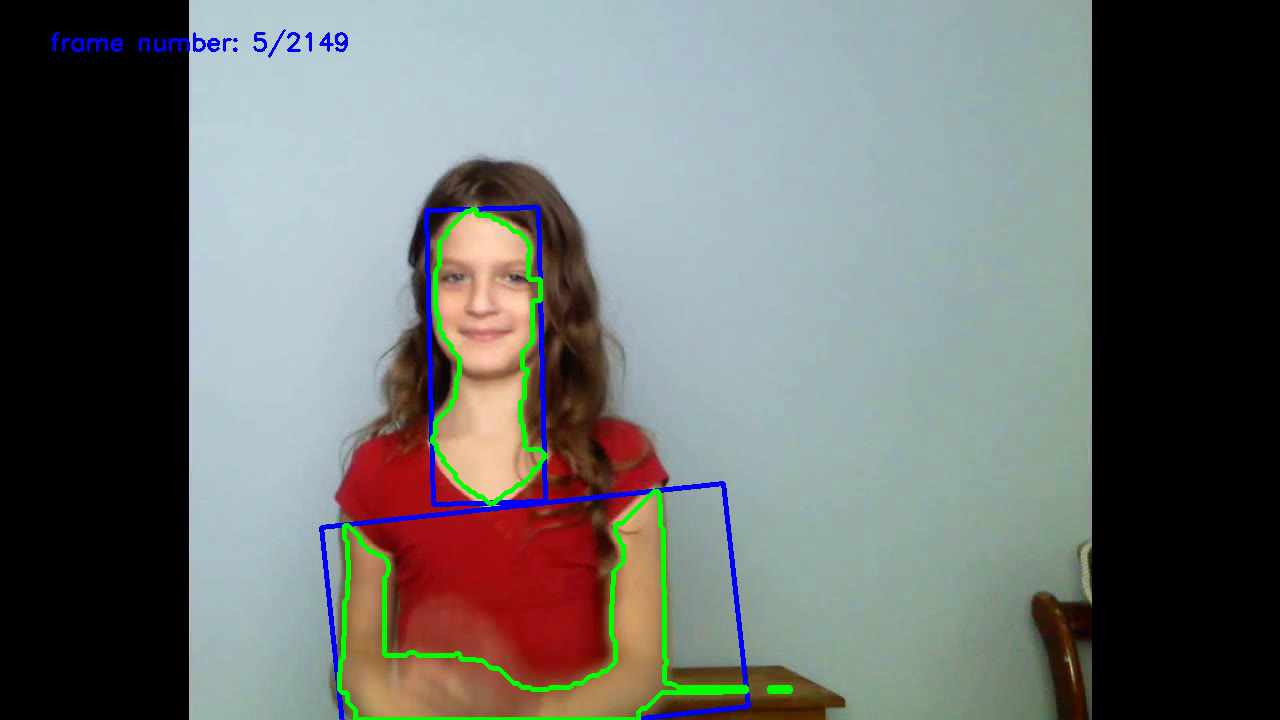
#> input picture frame 4 of outpy.avi, 1280 x 720 px, given in place of cute little girl waving.mp4, which was not available
$ python contoursRemove.py
#> lines starting #> are read from the running program, lines starting #| are printed output that depends on the picture; after the words box and inside, x2 and y2 are one past the last pixel; in counts of white or black regions, pixels touching at a corner belong together; pictures that were not available may be replaced by others from this repository, and a replacement may not be noted

import sys
import numpy as np
import cv2
import copy
import matplotlib.pyplot as plt


class Enums:
    posValue = 255
    negValue = 0
    kernelSize = int(4)
    zero = 0
    full = kernelSize*kernelSize*posValue


# paper Face Segmentation Using Skin-Color Map in Videophone Applications by Chai and Ngan
skin_ycrcb_mint = np.array((80, 133, 77))
skin_ycrcb_maxt = np.array((255, 173, 127))


def main():

    font = cv2.FONT_HERSHEY_SIMPLEX  # font
    frame_number = 0  # holds current number

    # load video file
    cap = cv2.VideoCapture('assets/cute little girl waving.mp4')

    # out = cv2.VideoWriter('outpy.avi', cv2.VideoWriter_fourcc(
    #     'M', 'J', 'P', 'G'), 10, (int(cap.get(3)), int(cap.get(4))))

    # total frames
    total_frames = int(cap.get(cv2.CAP_PROP_FRAME_COUNT))

    while cap.isOpened():
        _, frame = cap.read()
#> frame is the input picture: shape (720, 1280, 3); mean B, G, R 108.4, 110.3, 107.1
        frame_number += 1

        im_ycrcb = cv2.cvtColor(frame, cv2.COLOR_BGR2YCR_CB)
#> im_ycrcb: shape (720, 1280, 3); mean of channels 0, 1, 2 109, 126.5, 127.5

        binaryImage = cv2.inRange(im_ycrcb, skin_ycrcb_mint, skin_ycrcb_maxt)
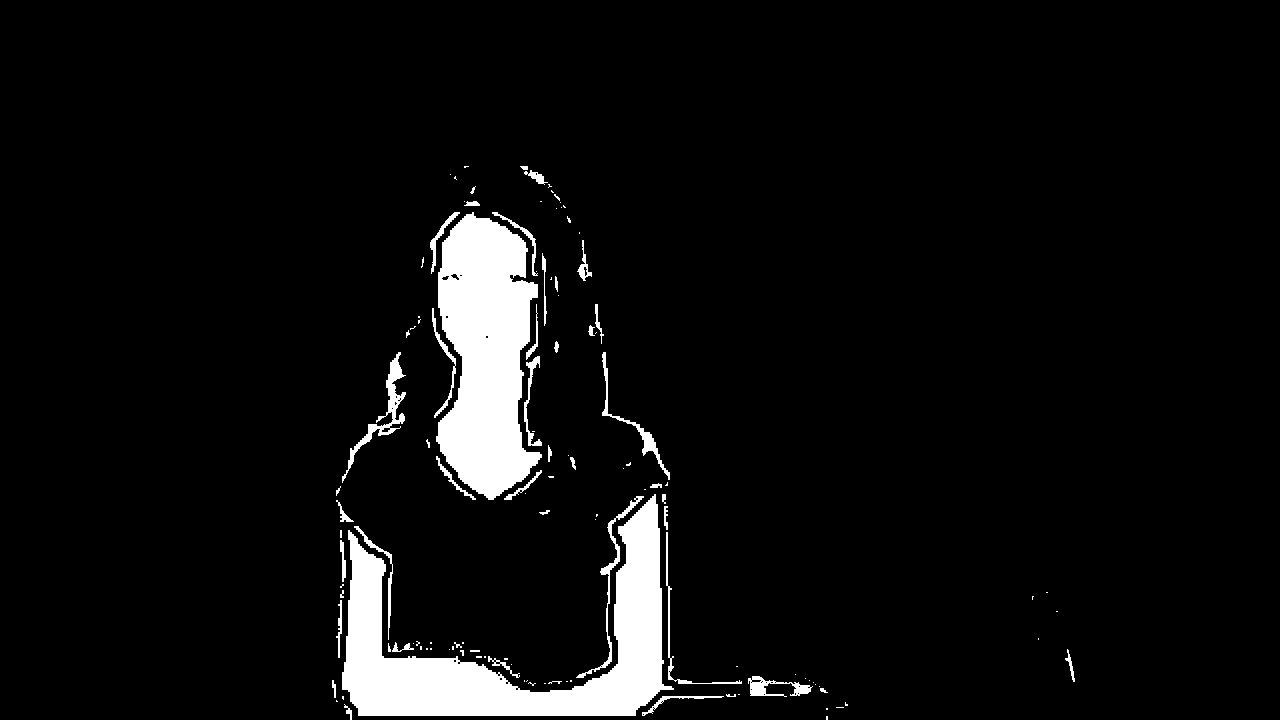
#> binaryImage: shape (720, 1280); 5.8% white; 122 white regions (75 under 20 px), largest, box (x1, y1, x2, y2) and area: (342, 494, 674, 716) 24408, (436, 212, 542, 500) 20750, (342, 352, 406, 483) 1183
        kernel2 = np.ones((5, 5), np.uint8)
        erosion = cv2.erode(binaryImage, kernel2, iterations=2)
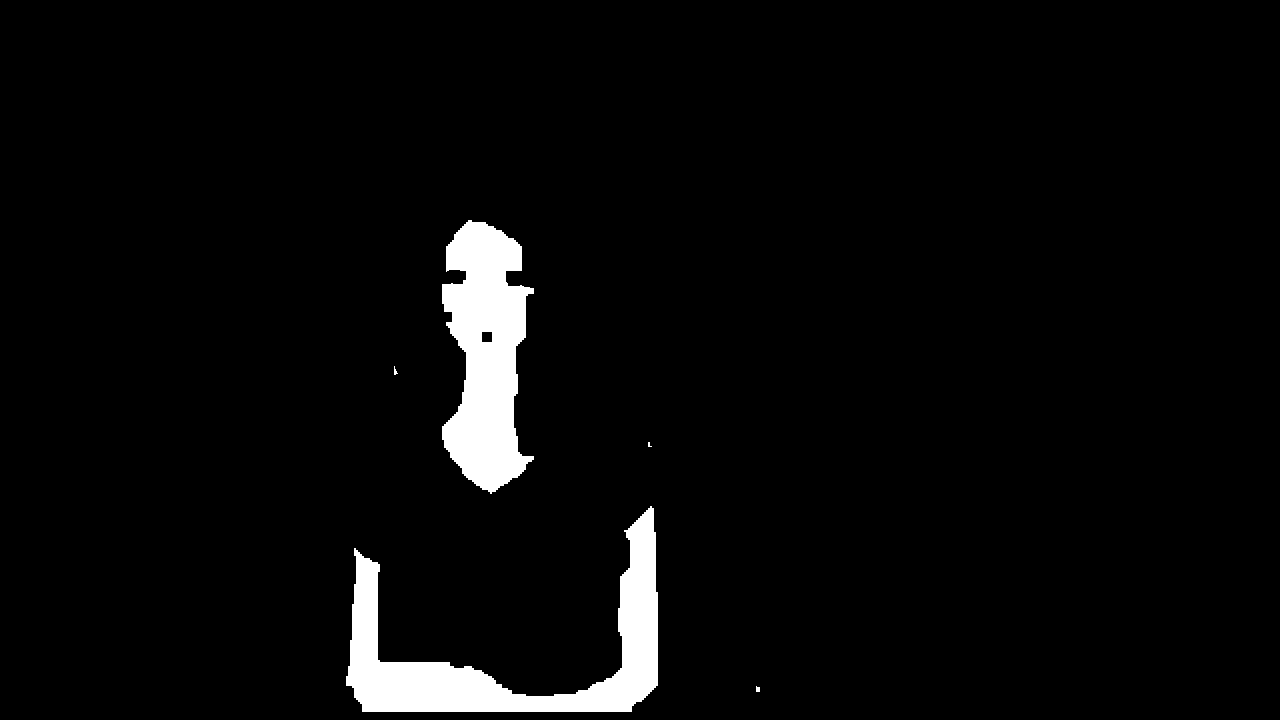
#> erosion: shape (720, 1280); 3.8% white; 5 white regions (2 under 20 px), largest, box (x1, y1, x2, y2) and area: (346, 506, 658, 712) 18592, (442, 220, 534, 494) 16739, (756, 686, 760, 692) 21

        closing = cv2.morphologyEx(
            erosion, cv2.MORPH_CLOSE, kernel2, iterations=4)
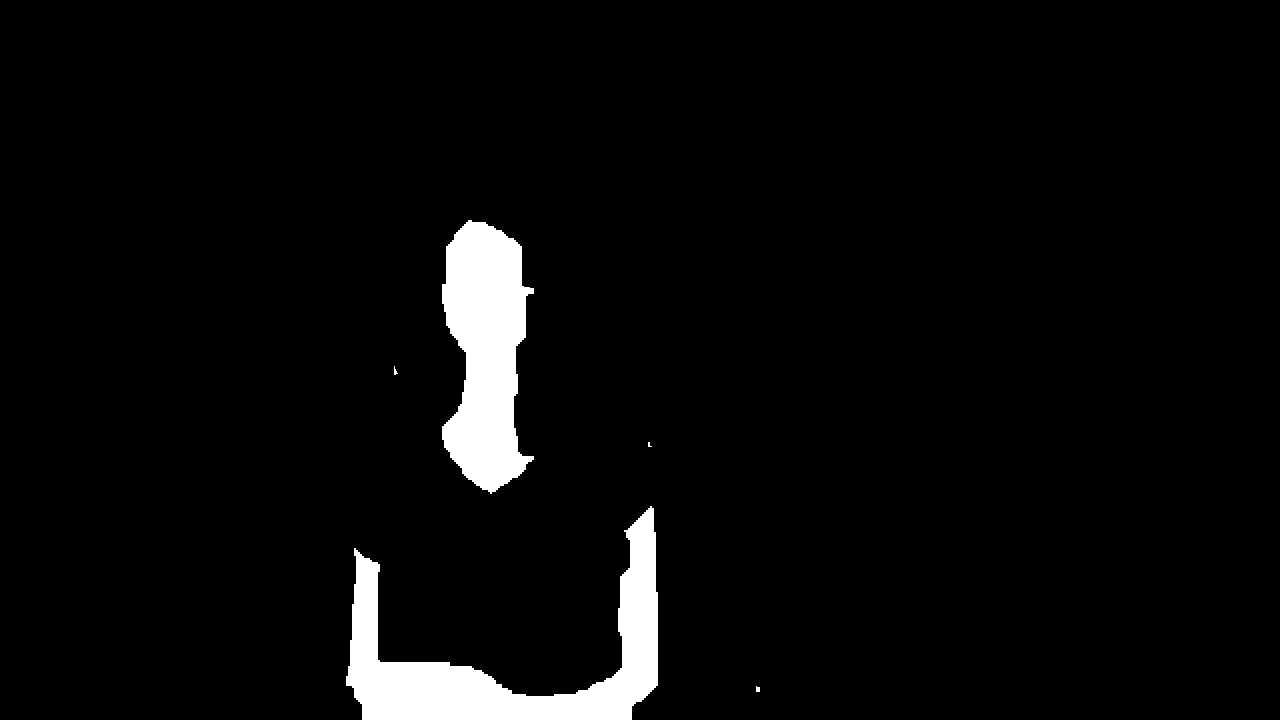
#> closing: shape (720, 1280); 4.1% white; 5 white regions (2 under 20 px), largest, box (x1, y1, x2, y2) and area: (346, 506, 658, 720) 20772, (442, 220, 534, 494) 17386, (756, 686, 760, 692) 21
        opening = cv2.morphologyEx(
            closing, cv2.MORPH_OPEN, kernel2, iterations=1)
#> opening: shape (720, 1280); 4.1% white; 2 white regions

        #find contours
        contours, hierarchy = cv2.findContours(opening, cv2.RETR_TREE, cv2.CHAIN_APPROX_SIMPLE)
#> contours = 2 contours; box (x1, y1, x2, y2) and area: (346, 508, 658, 720) 20102, (442, 222, 534, 492) 17010

        mask = np.ones(opening.shape[:2], dtype="uint8") * 255

        #draw cotours
        if (frame_number<2000):
            for i, c in enumerate(contours):
                if cv2.contourArea(c)>10000:
                    x, y, w, h = cv2.boundingRect(c)
                    cv2.drawContours(mask, [c], 0, (255), -1)

                else:
                    cv2.drawContours(frame, contours, i, (255, 0, 0), 3)
#> this loop made 2 passes
#> (x, y, w, h) on passes 1 to 2: (346, 508, 312, 212), (442, 222, 92, 270)
#> mask: shape (720, 1280); every value is 255


        displayFrame=cv2.bitwise_and(frame, frame, mask= mask)

        cv2.putText(displayFrame, 'frame number: '+str(frame_number) +
                    "/"+str(total_frames), (50, 50), font, 0.8, (255, 0, 0), 2)
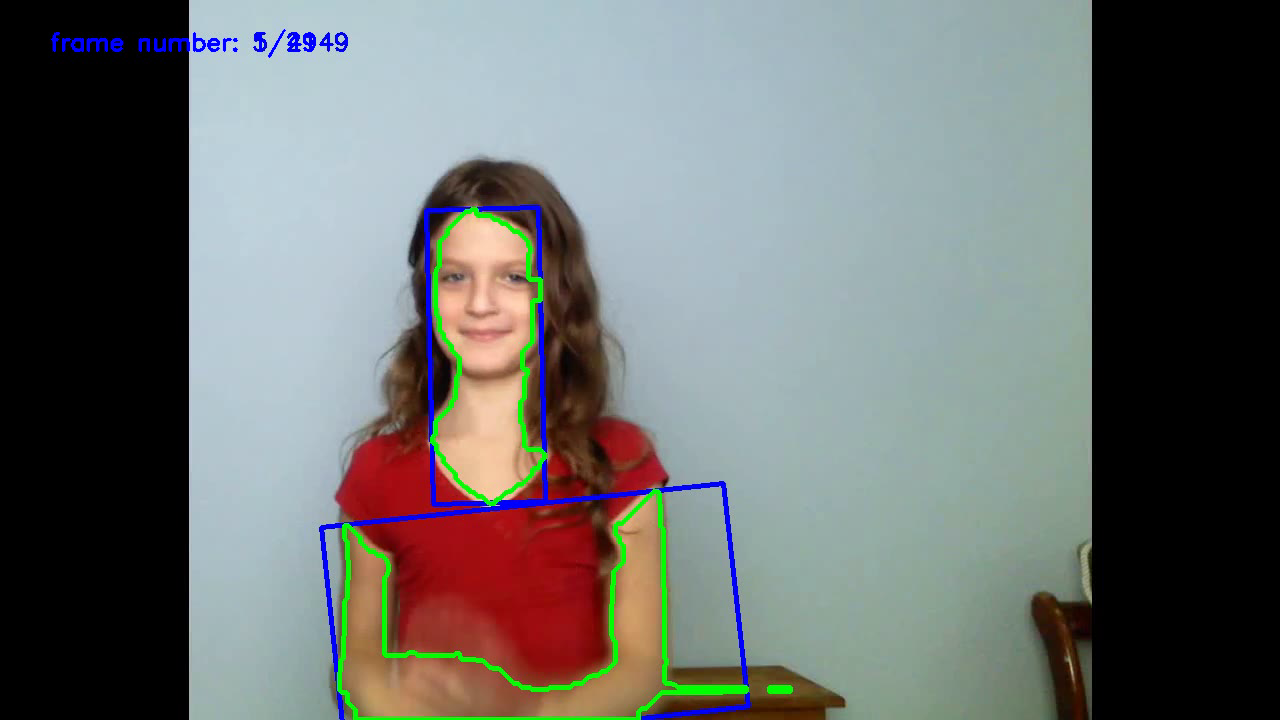
#> displayFrame: shape (720, 1280, 3); 0.17% of pixels changed, all inside (x1, y1, x2, y2) = (51, 29, 316, 58)
        cv2.imshow('img',displayFrame)
        if cv2.waitKey(1) & 0xFF == ord('q'):
#> (key q is pressed here)
            break
            cv2.destroyAllWindows()
    cap.release()

# [10 lines left out: functions is_contour_bad, print_contour_bad, not called in this run]


main()

$ run again, starting later in the video
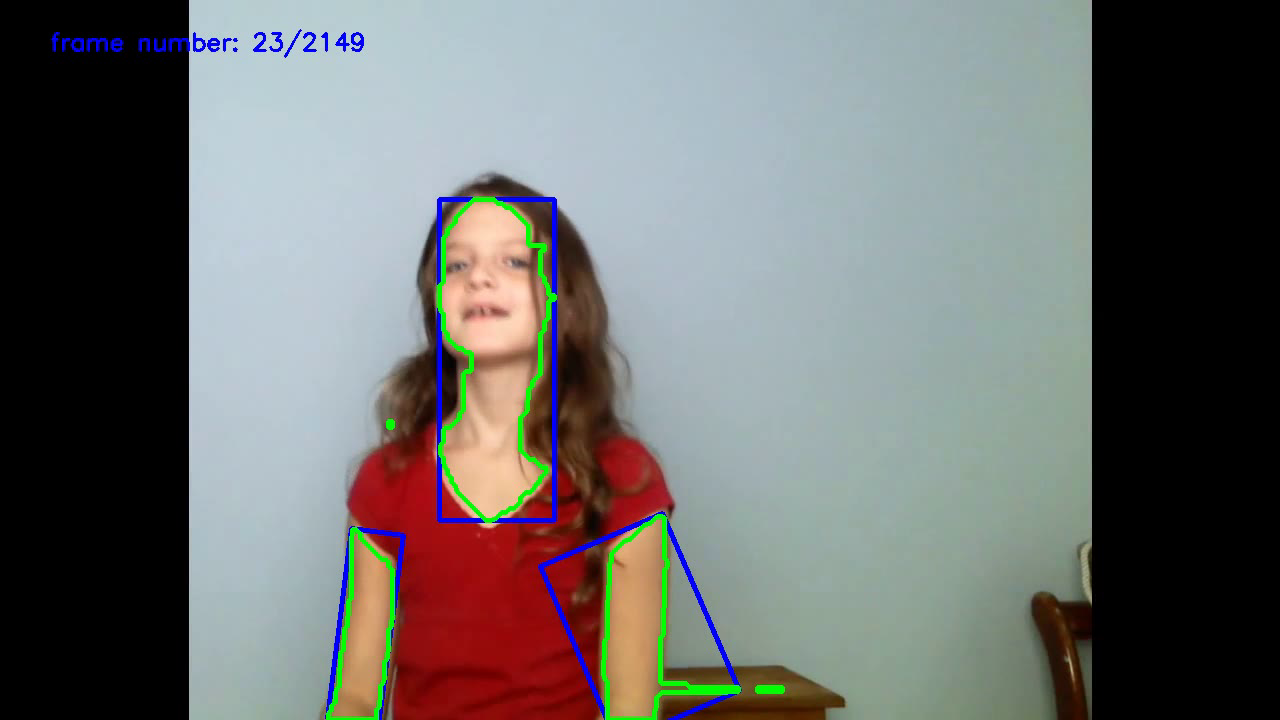
#> input picture frame 22 of outpy.avi, 1280 x 720 px, given in place of cute little girl waving.mp4, which was not available
#> in main, frame is the input picture: shape (720, 1280, 3); mean B, G, R 108.8, 110.3, 109.2
#> im_ycrcb: shape (720, 1280, 3); mean of channels 0, 1, 2 109.7, 127.5, 127.3
#> in main, `binaryImage = cv2.inRange(im_ycrcb, skin_ycrcb_mint, skin_ycrcb_maxt)`:
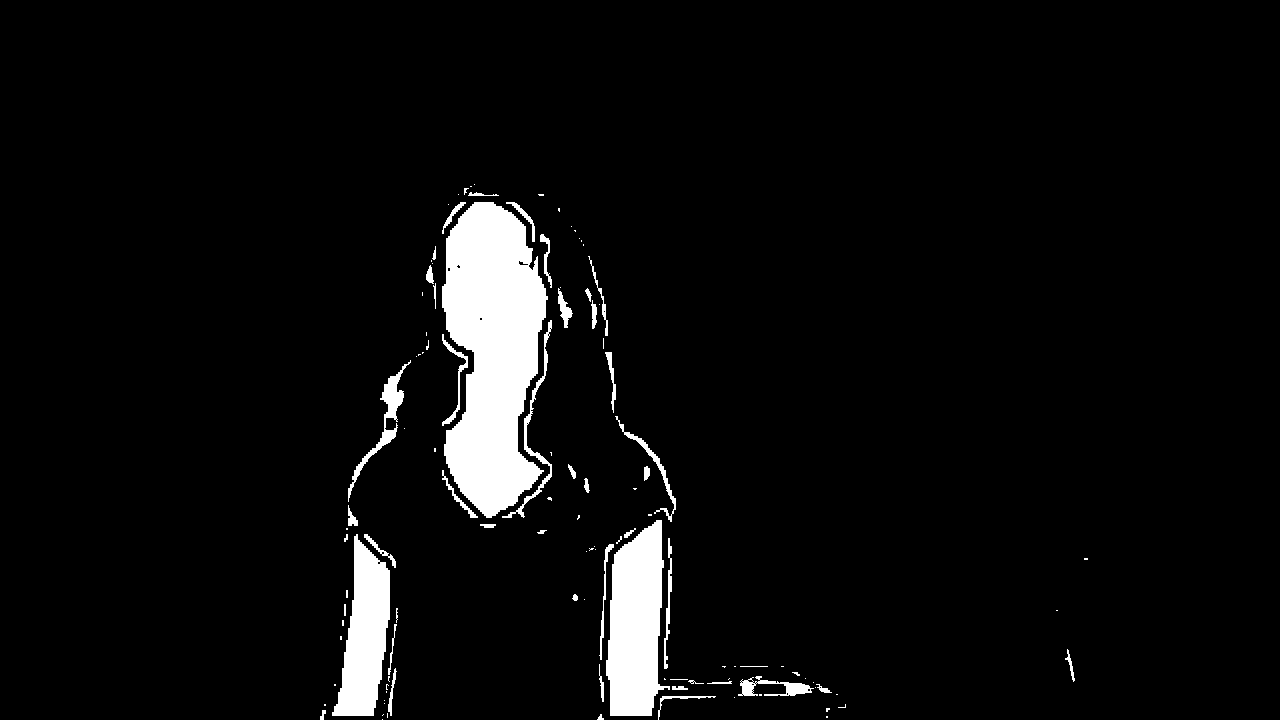
#> binaryImage: shape (720, 1280); 5% white; 115 white regions (68 under 20 px), largest, box (x1, y1, x2, y2) and area: (442, 202, 548, 518) 23120, (606, 520, 670, 716) 8908, (332, 534, 390, 716) 6232
#> erosion: shape (720, 1280); 3.3% white; 9 white regions (4 under 20 px), largest, box (x1, y1, x2, y2) and area: (446, 206, 542, 512) 18973, (610, 528, 658, 712) 6900, (338, 548, 386, 712) 4400, (388, 382, 399, 407) 100, (790, 687, 801, 690) 28
#> closing: shape (720, 1280); 3.4% white; 9 white regions (4 under 20 px), largest, box (x1, y1, x2, y2) and area: (446, 206, 542, 512) 19388, (610, 528, 658, 720) 7172, (338, 548, 386, 720) 4656, (388, 382, 399, 407) 100, (790, 687, 801, 690) 28
#> opening: shape (720, 1280); 3.4% white; 4 white regions
#> contours = 4 contours; box (x1, y1, x2, y2) and area: (446, 206, 542, 510) 18980, (610, 530, 658, 720) 6944, (338, 552, 386, 720) 4442, (388, 388, 397, 401) 53
#> the loop in main, `for i, c in enumerate(contours):` made 4 passes
#> (x, y, w, h) on pass 4: (446, 206, 96, 304)
#> in main, `cv2.putText(displayFrame, 'frame number: '+str(frame_number) + "/"+str..`:
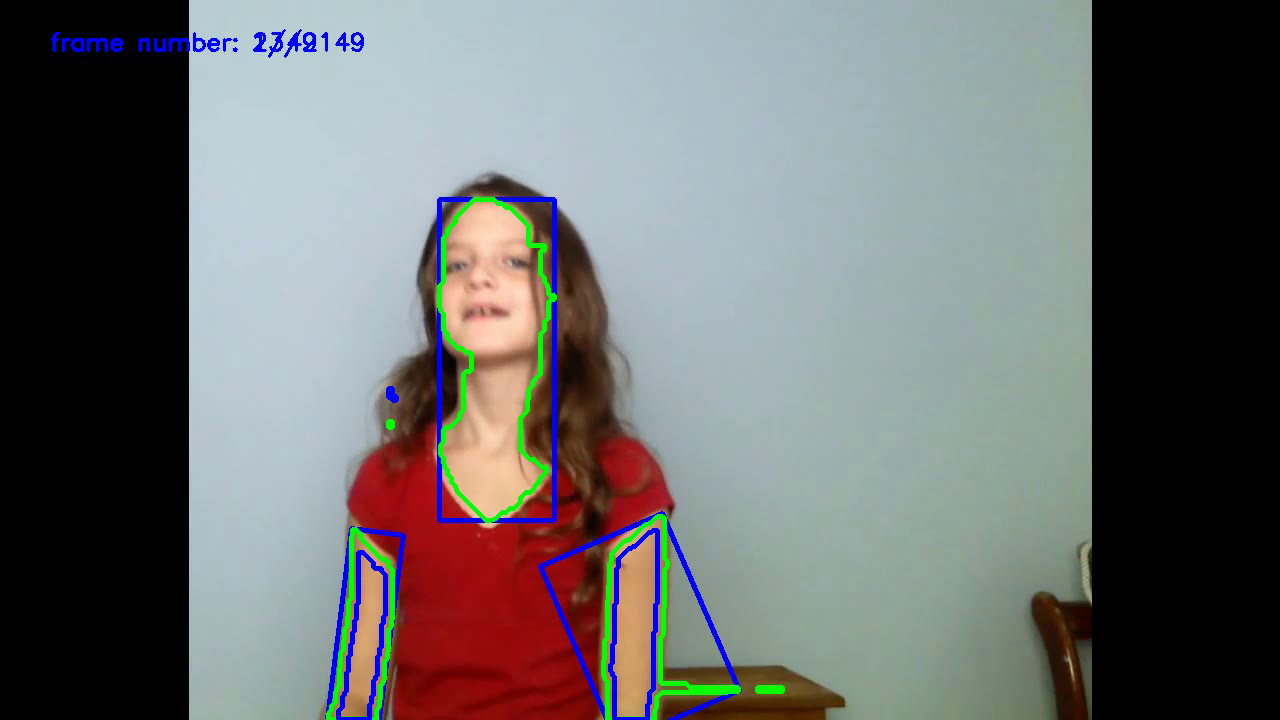
#> displayFrame: shape (720, 1280, 3); mean B, G, R 109.6, 109.6, 108.4
